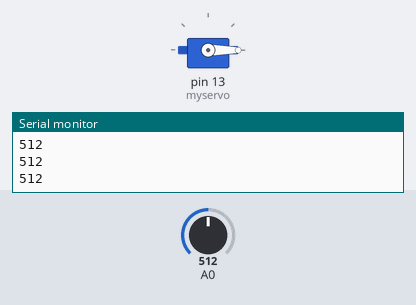
A sketch run on a simulated Arduino Uno, built with avr-gcc and run on an emulated ATmega328P. Shown: servo, the last lines printed to the serial monitor. Inputs (shaded band) come from the test bench; at power-on: A0 = 512.

Above: at 1.2 s.
1.3 s: A0 set to 306
At 1.9 s:
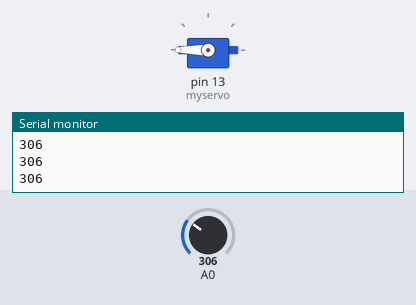
2.8 s: A0 set to 122
At 3.1 s:
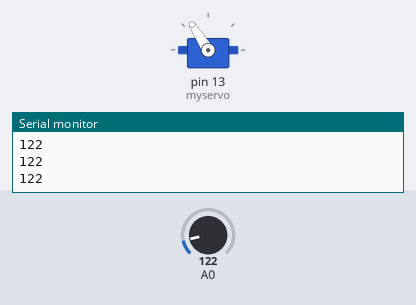
4.3 s: A0 set to 900
At 5.4 s:
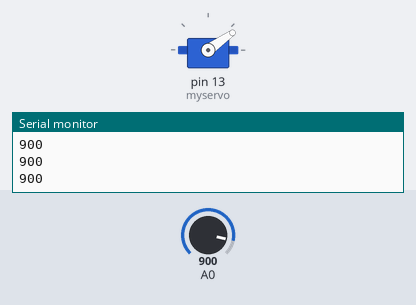
5.8 s: A0 set to 1023
At 6.7 s:
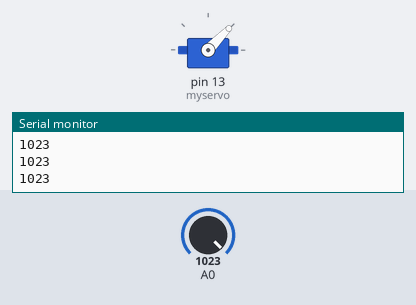
7.3 s: A0 set to 511
At 7.7 s:
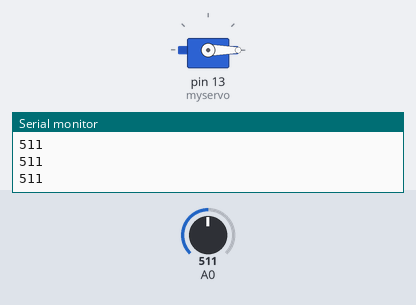
Timing chart, 0 to 9.8 s (numbered marks = the images above; inputs shaded):
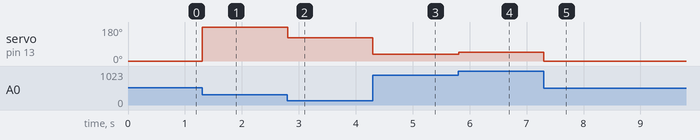

Measured:
- after the input at 1.3 s, servo on pin 13 (myservo): 0° → 180° at once
- after the input at 2.8 s, servo on pin 13 (myservo): 180° → 122° at once
- after the input at 4.3 s, servo on pin 13 (myservo): 122° → 35° at once
- after the input at 5.8 s, servo on pin 13 (myservo): 35° → 46° at once
- after the input at 7.3 s, servo on pin 13 (myservo): 46° → 0° at once

The sketch:

servo.ino
```cpp
/*This takes a pot input and controls a servo from 0 to 180 degrees.
Serial.print()can take a parameters of analogRead(A0) or x with
x=myservo.read().  */

#include <Servo.h>

Servo myservo;


void setup ()
{
  Serial.begin(9600);
  myservo.attach(13);
}

void loop()
{
  int pot = analogRead(A0);
   myservo.write(pot);
  Serial.println(pot);
  delay(1);

}
```
